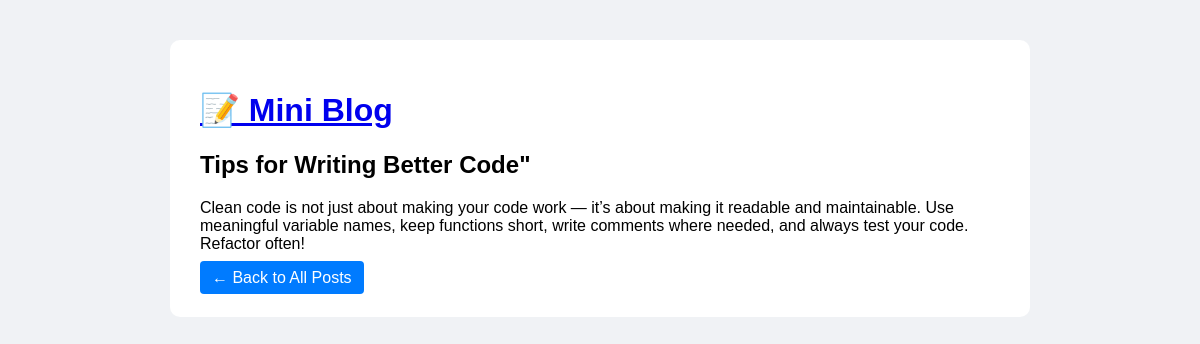
The app's page /post/4 with its own data.
### tables this page shows
CREATE TABLE posts (
        id INTEGER PRIMARY KEY AUTOINCREMENT,
        title TEXT NOT NULL,
        content TEXT NOT NULL
    );

### app.py (the view)
@app.route('/post/<int:post_id>')
def view(post_id):
    conn = get_db_connection()
    post = conn.execute('SELECT * FROM posts WHERE id = ?', (post_id,)).fetchone()
    conn.close()
    return render_template('view.html', post=post)

### app.py (called while the page is built)
def get_db_connection():
    conn = sqlite3.connect('blog.db')
    conn.row_factory = sqlite3.Row
    return conn

### templates/view.html (shortened to what this page needs)
{% extends 'base.html' %}
{% block content %}
    <h2>{{ post.title }}</h2>
    <p>{{ post.content }}</p>
    <a href="/" class="button">← Back to All Posts</a>
{% endblock %}

### templates/base.html (style rules this page uses)
body { font-family: Arial; background: #f0f2f5; margin: 0; }
a.button { padding: 8px 12px; background: #007bff; color: white; text-decoration: none; border-radius: 4px; }

### records on screen
posts: title "Tips for Writing Better Code\"", content "Clean code is not just about making your code work — it’s about making it readable and maintainable. Use meaningful variable names, keep functions short, write comments where needed, and always test your code. Refactor often!"
